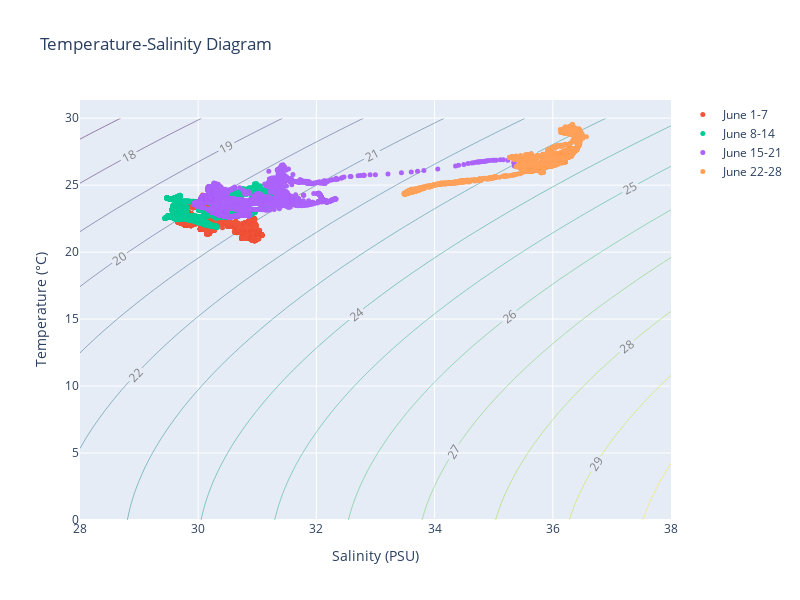

The notebook cell this image was saved under:
### Markdown cell above
## Prototype Plotly Graphs

### Code cell
import plotly.graph_objects as go

# Create a new figure
fig = go.Figure()

# Add contour lines
fig.add_trace(go.Contour(
    x=S[0],
    y=T[:, 0],
    z=density,
    colorscale='Viridis',
    line=dict(smoothing=0.85),
    contours=dict(
        coloring='lines',
        showlabels=True,
        labelfont=dict(size=12, color='grey')
    ),
    showscale=False
))

# Create a 'week' column in df_ctd
df_ctd['week'] = (df_ctd.index - df_ctd.index[0]).days // 7

# Rename the weeks with the date range
week_labels = [f'June {i}-{i+6}' for i in range(1, 29, 7)]

# Add the CTD data for each week with new labels
for week, label in zip(df_ctd['week'].unique(), week_labels):
    week_data = df_ctd[df_ctd['week'] == week]
    fig.add_trace(go.Scatter(
        x=week_data['sea_surface_salinity'],
        y=week_data['sea_surface_temperature'],
        mode='markers',
        marker=dict(size=5),
        name=label
    ))

fig.update_layout(
    title='Temperature-Salinity Diagram',
    xaxis_title='Salinity (PSU)',
    yaxis_title='Temperature (°C)',
    xaxis=dict(tickfont=dict(size=12)),
    yaxis=dict(tickfont=dict(size=12)),
    width=800,
    height=600
)

# Export to HTML
fig.write_html("lab7_ts_diagram_contours.html")

# Show the plot
fig.show()

### Figure 1 — Plotly figure (JSON) as saved in the notebook; plotly's stock layout.template omitted (floating-point values rounded to 4 significant figures; data arrays with more than 128 entries replaced by an {"elided": "..."} marker saying what was removed)
{"data": [{"colorscale": [[0, "#440154"], [0.1111, "#482878"], [0.2222, "#3e4989"], [0.3333, "#31688e"], [0.4444, "#26828e"], [0.5556, "#1f9e89"], [0.6667, "#35b779"], [0.7778, "#6ece58"], [0.8889, "#b5de2b"], [1, "#fde725"]], "contours": {"coloring": "lines", "labelfont": {"color": "grey", "size": 12}, "showlabels": true}, "line": {"smoothing": 0.85}, "showscale": false, "type": "contour", "x": [28, 29, 30, 31, 32, 33, 34, 35, 36, 37, 38], "y": [0, 1, 2, 3, 4, 5, 6, 7, 8, 9, 10, 11, 12, 13, 14, 15, 16, 17, 18, 19, 20, 21, 22, 23, 24, 25, 26, 27, 28, 29, 30], "z": {"elided": "31x11 float values"}}, {"marker": {"size": 5}, "mode": "markers", "name": "June 1-7", "type": "scatter", "x": {"elided": "10080 float values"}, "y": {"elided": "10080 float values"}}, {"marker": {"size": 5}, "mode": "markers", "name": "June 8-14", "type": "scatter", "x": {"elided": "10053 float values"}, "y": {"elided": "10053 float values"}}, {"marker": {"size": 5}, "mode": "markers", "name": "June 15-21", "type": "scatter", "x": {"elided": "8765 float values"}, "y": {"elided": "8765 float values"}}, {"marker": {"size": 5}, "mode": "markers", "name": "June 22-28", "type": "scatter", "x": {"elided": "8659 float values"}, "y": {"elided": "8659 float values"}}], "layout": {"height": 600, "title": {"text": "Temperature-Salinity Diagram"}, "width": 800, "xaxis": {"tickfont": {"size": 12}, "title": {"text": "Salinity (PSU)"}}, "yaxis": {"tickfont": {"size": 12}, "title": {"text": "Temperature (°C)"}}}}
